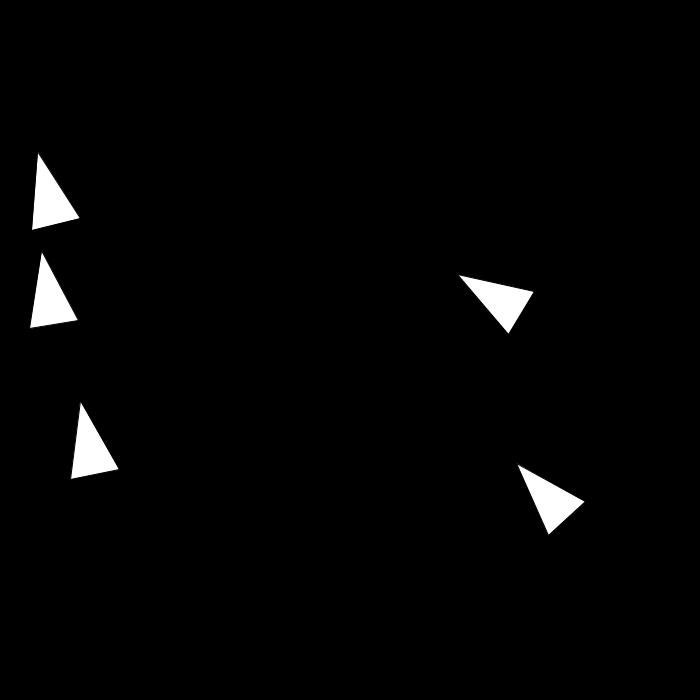
Frame 1 (no input)
Frame 60 (the mouse pressed at the canvas centre just before this capture): identical to frame 1, image omitted
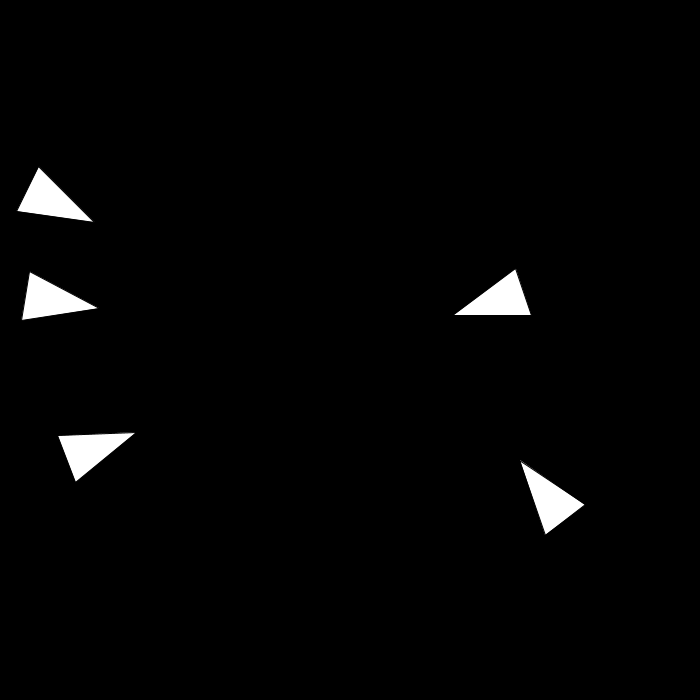
Frame 120 (the mouse held since frame 60 and released just before this capture)

The Processing sketch that drew these frames (run headless with seeded random() and noise(); from frame 60 on, the mouse is pressed at the canvas centre):

// Processing sketch: ejercicio3b
// ── ejercicio3b.pde
void setup() {
  size(700, 700);
}


void draw() {
  background(0);
  int lado = 50;
  pushMatrix();
  translate(50, 200);
  rotate(atan2(mouseY-200, mouseX-50) + HALF_PI);
  triangle(-lado/2, lado/2, lado/2, lado/2, 0, -lado);
  popMatrix();

  pushMatrix();
  translate(500, 300);
  rotate(atan2(mouseY-300, mouseX-500) + HALF_PI);
  triangle(-lado/2, lado/2, lado/2, lado/2, 0, -lado);  
  popMatrix();

  pushMatrix();
  translate(50, 300);
  rotate(atan2(mouseY-300, mouseX-50) + HALF_PI);
  triangle(-lado/2, lado/2, lado/2, lado/2, 0, -lado);
  popMatrix();

  pushMatrix();
  translate(550, 500);
  rotate(atan2(mouseY-550, mouseX-500) + HALF_PI);
  triangle(-lado/2, lado/2, lado/2, lado/2, 0, -lado);  
  popMatrix();

  pushMatrix();
  translate(90, 450);
  rotate(atan2(mouseY-450, mouseX-90) + HALF_PI);
  triangle(-lado/2, lado/2, lado/2, lado/2, 0, -lado);  
  popMatrix();
}
